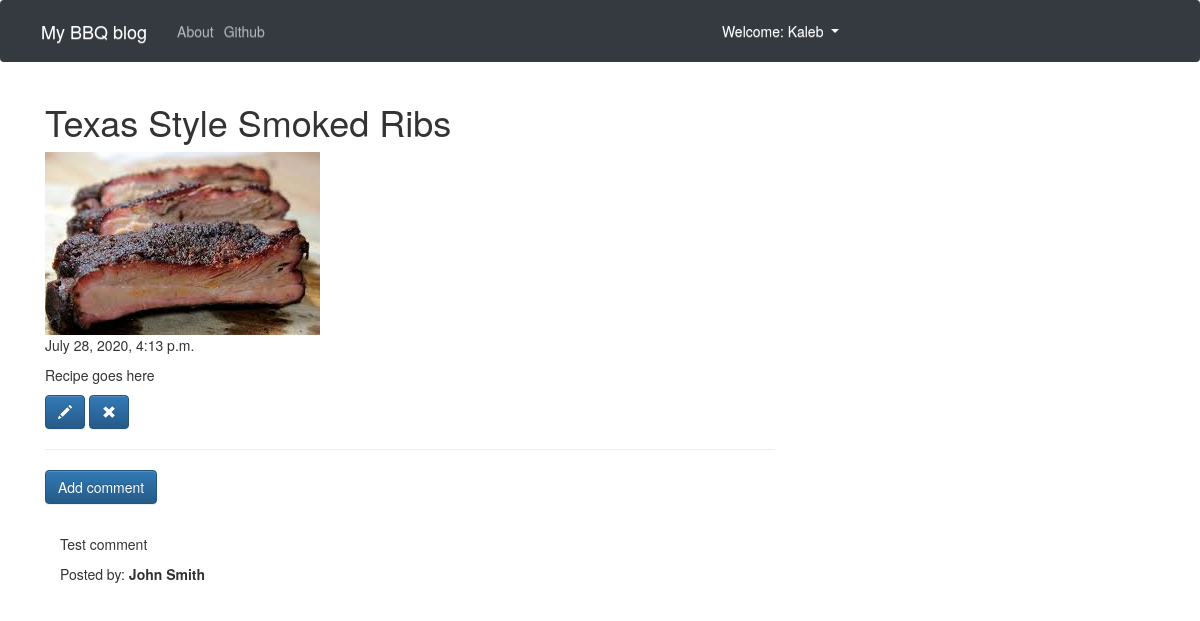
The page /post/26/ (signed in) on the database its author committed.
### blog/models.py (models this page shows, shortened)
class Post(models.Model):
    author = models.ForeignKey('auth.User',on_delete=models.PROTECT)
    title = models.CharField(max_length = 200)
    text = models.TextField()
    photo = models.ImageField(upload_to='images/')
    create_date = models.DateTimeField(default = timezone.now)
    published_date = models.DateTimeField(blank=True,null=True)
    @property
    def photo_url(self):
        if self.photo and hasattr(self.photo, 'url'):
            return self.photo.url

class Comment(models.Model):
    post = models.ForeignKey('blog.Post',related_name='comments',on_delete=models.CASCADE)
    author = models.CharField(max_length=200)
    text = models.TextField()
    create_date = models.DateTimeField(default= timezone.now)
    approved_comment = models.BooleanField(default=False)

### blog/views.py (the view)
# urls.py: path('post/<int:pk>/',views.PostDetailView.as_view(),name='post_detail'),
class PostDetailView(DetailView):
    model = Post

### blog/templates/blog/post_detail.html (shortened to what this page needs)
{% extends "blog/base.html" %}
{% block content %}
<h1><a id="post_title" class="particletext fire" >{{post.title}}</a></h1>
{% if post.photo %}
<img  src="{{ post.photo_url|default_if_none:'#' }}"/>
{% endif %}
{% if post.published_date %}
    <div class="date">
        {{ post.published_date }}
    </div>
{% else %}
    <a class="btn btn-default" href="{% url 'post_publish' pk=post.pk %}">Publish</a>
{% endif %}
<p class='postcontent' >{{ post.text|safe|linebreaksbr }}</p>
{% if user.is_authenticated %}
  <a class="btn btn-primary" href="{% url 'post_edit' pk=post.pk %}"><span class="glyphicon glyphicon-pencil"></span></a>
  <a class="btn btn-primary" href="{% url 'post_remove' pk=post.pk %}"><span class="glyphicon glyphicon-remove"></span></a>
{% endif %}
<hr>
<a class="btn btn-primary btn-comment" href="{% url 'add_comment_to_post' pk=post.pk %}">Add comment</a>
<div class="container">
{% for comment in post.comments.all %}
<br>
{% if user.is_authenticated or comment.approved_comment %}
  <p>{{ comment.text|safe|linebreaks }}</p>
  <p>Posted by: <strong>{{ comment.author }}</strong></p>
{% endif %}
{% empty %}
<p>No comments posted.</p>
{% endfor %}
</div>
{% endblock %}

### blog/templates/blog/base.html (shortened to what this page needs)
<!DOCTYPE html>
{% load sass_tags %}
{% load static %}
<html lang="en" dir="ltr">
  <head>
    <link rel="stylesheet" href="https://maxcdn.bootstrapcdn.com/bootstrap/4.0.0/css/bootstrap.min.css">
    <link rel="stylesheet" href="https://maxcdn.bootstrapcdn.com/bootstrap/3.3.7/css/bootstrap.min.css">
    <link rel="stylesheet" href="https://maxcdn.bootstrapcdn.com/bootstrap/3.3.7/css/bootstrap-theme.min.css">
    <link rel="stylesheet" href="//cdn.jsdelivr.net/medium-editor/latest/css/medium-editor.min.css" type="text/css" media="screen" charset="utf-8">
    <link rel="stylesheet" href="{% sass_src  'css/blog.css' %}">
    <link rel="stylesheet" href="{% sass_src  'scss/blog.scss' %}">
  </head>
  <body >
    <nav class="navbar navbar-expand-md navbar-dark bg-dark techfont">
      <div class="navbar-collapse collapse w-100 order-1 order-md-0 dual-collapse2">
          <ul class="navbar-nav mr-auto">
            <li>
              <a class="navbar-brand bigbrand" href="{% url 'post_list' %}">My BBQ blog</a>
          </li>
           <li class="nav-item">
          <a class="nav-link" href="{% url 'about'%}">About</a>
          </li>
          <li class="nav-item">
          <a class = "nav-link" href="https://github.com/kalebhod">Github</a>
          </li>
        </ul>
          {% if user.is_authenticated %}
            <ul class="navbar-nav ml-auto w-50 justify-content-end">
              <li class="nav-item dropdown nav-item active">
               <a class="nav-link dropdown-toggle" href="#" id="navbardrop" data-toggle="dropdown">
                 Welcome: {{ user.username }}
               </a>
             </li>
          </ul>
            {% else %}
            <ul class="navbar-nav ml-auto w-50 justify-content-end">
            <li class="nav-item active">
            <a class='nav-link' href="{% url 'login' %}" ><span class="glyphicon glyphicon-user"></span></a>
            </li>
             </ul>
          {% endif %}
    </div>
  </nav>
          <div class="content container">
              <div class="row">
                  <div class="col-md-8">
                    <div class="blog_posts">
                      {% block content %}
                      {% endblock %}
                    </div>
                  </div>
              </div>
          </div>
  </body>
</html>

### rows shown on the page
Post: title "Texas Style Smoked Ribs", photo_url (picture), published_date "July 28, 2020, 4:13 p.m.", text "Recipe goes here"
Comment: text "Test comment", author "John Smith"

### other values the page prints
{{ user.username }} "Kaleb"
